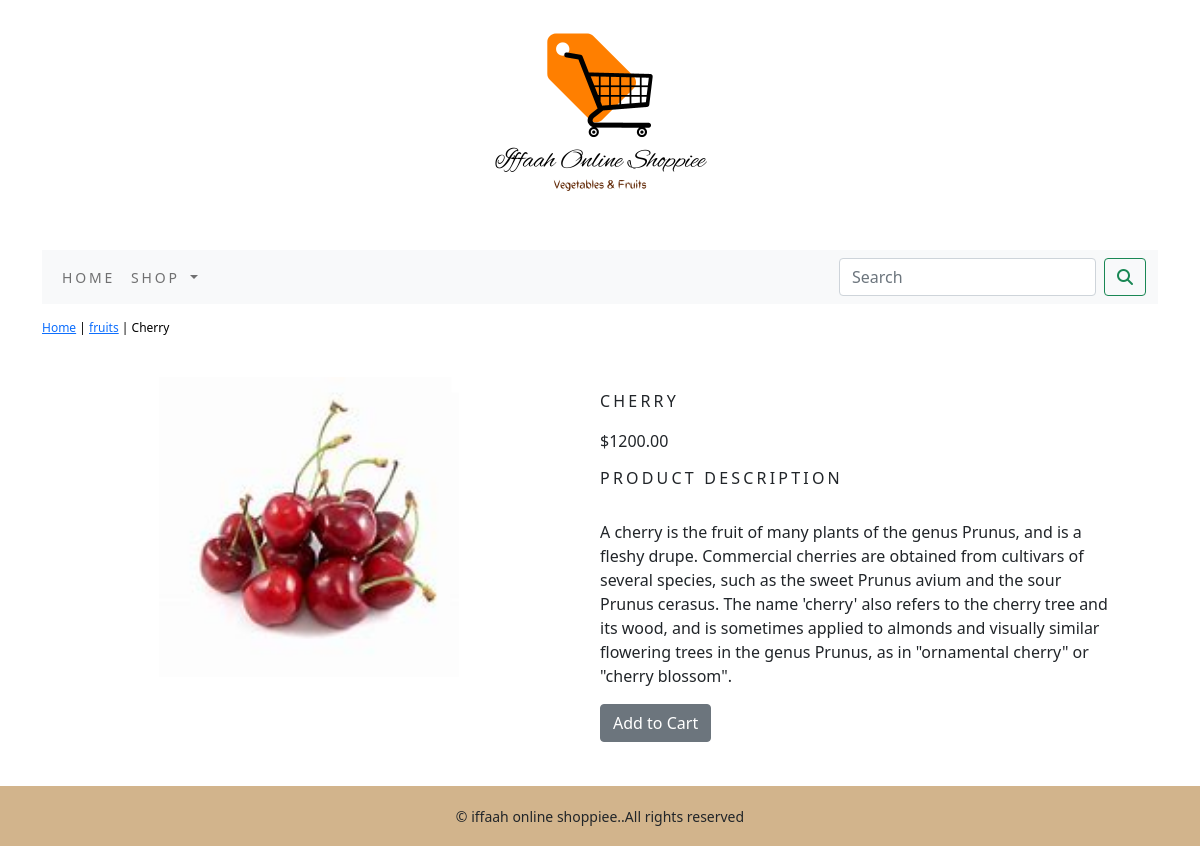
Page /shopapp/fruits/cherry/ on the committed database.
### shopapp/models.py (models this page shows, shortened)
class Product(models.Model):
    name=models.CharField(max_length=250,unique=True)
    slug=models.SlugField(max_length=250,unique=True)
    description=models.TextField(blank=True)
    price=models.DecimalField(max_digits=10,decimal_places=2)
    category=models.ForeignKey(Category,on_delete=models.CASCADE)
    image=models.ImageField(upload_to='product',blank=True)
    stock=models.IntegerField()
    available=models.BooleanField(default=True)
    created=models.DateTimeField(auto_now_add=True)
    updated=models.DateTimeField(auto_now=True)
    class Meta:
        ordering=['name',]
        verbose_name='product'
        verbose_name_plural='products'

class Category(models.Model):
    name=models.CharField(max_length=250,unique=True)
    slug=models.SlugField(max_length=250,unique=True)
    description=models.TextField(blank=True)
    image=models.ImageField(upload_to='category',blank=True)
    class Meta:
        ordering=['name',]
        verbose_name='category'
        verbose_name_plural='categories'
    def get_url(self):
        return reverse('shopapp:product_by_category',args=[self.slug])
    def __str__(self):
        return '{}'.format(self.name)

### shopapp/views.py (the view)
# urls.py: path('<slug:c_slug>/<slug:product_slug>/',views.proDetail,name='prodCatdetail')
def proDetail(request,c_slug,product_slug):
    try:
        product=Product.objects.get(category__slug=c_slug,slug=product_slug)
    except Exception as e:
        raise e
    return render(request,'product.html',{'product':product})

### cart/context_processors.py (called while the page is built)
def counter(request):
    item_count=0
    if 'admin' in request.path:
        return {}
    else:
        try:
            cart=Cart.objects.filter(cart_id=_cart_id(request))
            cart_items=CartItem.objects.all().filter(cart=cart[:1])
            for cart_item in cart_items:
                item_count += cart_item.quantity
        except cart.DoesNotExist:
            item_count =0
    return dict(item_count=item_count)

### cart/views.py (called while the page is built)
def  _cart_id(request):
    cart = request.session.session_key
    if not cart:
        cart=request.session.create()
    return cart

### shopapp/context_processors.py (called while the page is built)
def menu_links(request):
    links=Category.objects.all()
    return dict(links=links)

### templates/product.html (shortened to what this page needs)
{% extends 'base.html' %}
{% load static %}
{% block content %}
<div class="row my_prod_row_class">
  <div class="mx_auto">
    <p> <a href="{% url 'shopapp:allProductCat' %}">Home</a> | <a href="{{product.category.get_url}}">{{product.category}}</a> | {{product.name}}</p>
  </div>
<div class="container"></div>
<br>
<div class="row">
  <div class="col-12 col-sm-12 col-md-12 col-lg-6 text-center">
    <div style="min-width:18rem">
      <img src="{{product.image.url}}" alt="{{product.name}}" width="300" height="300">
    </div>
  </div>
     <div class="col-12 col-sm-12 col-md-12 col-lg-6">
         <div>
        <h1 class="my_prod_title">{{ product.name }}</h1>
        <p>${{ product.price }}</p>
        <h3 class="my_title">Product Description</h3><br>
        <p class="text-jestify my_prod_text">{{ product.description }}</p>
        {% if product.stock <= 0 %}
        <p class="text-justify my_prod_text"><b>Out of Stock</b></p>
        {% else %}
        <a class="btn btn-secondary"  href="{% url 'cart:add_cart' product.id %}">Add to Cart</a>
        {% endif %}
      </div>
    </div>
  </div>
</div>
</div>
{% endblock %}

### static/css/custom.css (style rules this page uses)
body { font-family:'Roboto Slab',suns-scrif; }
.my_title { font-size:16px; text-transform:uppercase; letter-spacing:.2em; }
.my_prod_row_class { padding-top:15px; padding-bottom:20px; }
.my_prod_row_class .mx_auto { color:#000; font-size:12px; text-decoration:none; }
.my_prod_title { font-size:16px; text-transform:uppercase; letter-spacing:.2em; padding-top:15px; padding-bottom:10px; }
.my_prod_text { padding-right:20px; }

### rows in the picture
Product: category "fruits", name "Cherry", image (picture), name "CHERRY", price "1200.00", description "A cherry is the fruit of many plants of the genus Prunus, and is a fleshy drupe. Commercial cherries are obtained from cultivars of several species, such as the sweet Prunus avium and the sour Prunus cerasus. The name 'cherry' also refers to the cherry tree and its wood, and is sometimes applied to almonds and visually similar flowering trees in the genus Prunus, as in \"ornamental cherry\" or \"cherry blossom\"."
